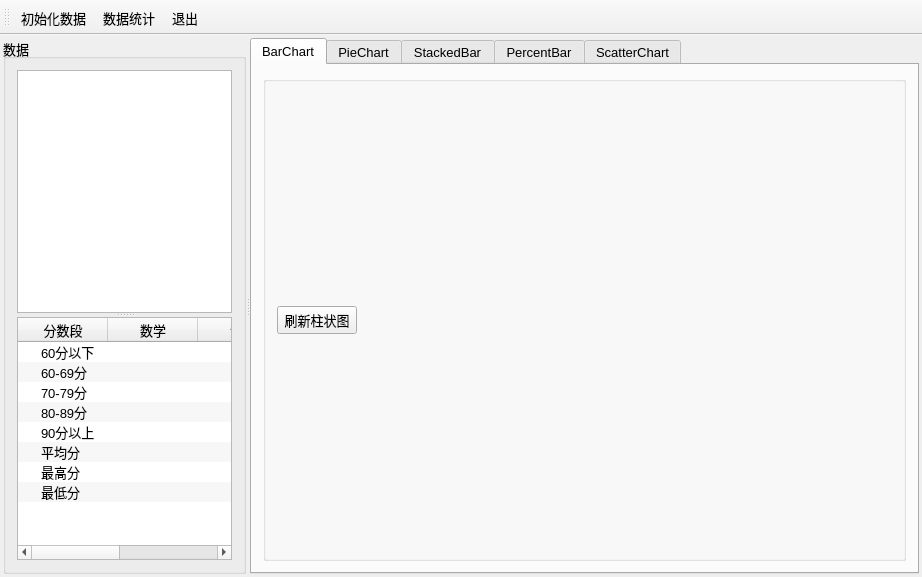
<?xml version="1.0" encoding="UTF-8"?>
<ui version="4.0">
 <class>MainWindow</class>
 <widget class="QMainWindow" name="MainWindow">
  <property name="geometry">
   <rect>
    <x>0</x>
    <y>0</y>
    <width>922</width>
    <height>577</height>
   </rect>
  </property>
  <property name="font">
   <font>
    <pointsize>10</pointsize>
   </font>
  </property>
  <property name="windowTitle">
   <string>各种常见图表</string>
  </property>
  <widget class="QWidget" name="centralWidget">
   <layout class="QVBoxLayout" name="verticalLayout_2">
    <property name="spacing">
     <number>3</number>
    </property>
    <property name="leftMargin">
     <number>3</number>
    </property>
    <property name="topMargin">
     <number>3</number>
    </property>
    <property name="rightMargin">
     <number>3</number>
    </property>
    <property name="bottomMargin">
     <number>3</number>
    </property>
    <item>
     <widget class="QSplitter" name="splitter">
      <property name="orientation">
       <enum>Qt::Horizontal</enum>
      </property>
      <widget class="QGroupBox" name="groupBox">
       <property name="title">
        <string>数据</string>
       </property>
       <layout class="QVBoxLayout" name="verticalLayout">
        <item>
         <widget class="QSplitter" name="splitter_2">
          <property name="orientation">
           <enum>Qt::Vertical</enum>
          </property>
          <widget class="QTableView" name="tableView">
           <property name="font">
            <font>
             <pointsize>10</pointsize>
            </font>
           </property>
           <attribute name="horizontalHeaderDefaultSectionSize">
            <number>80</number>
           </attribute>
          </widget>
          <widget class="QTreeWidget" name="treeWidget">
           <property name="maximumSize">
            <size>
             <width>16777215</width>
             <height>300</height>
            </size>
           </property>
           <property name="font">
            <font>
             <pointsize>10</pointsize>
            </font>
           </property>
           <property name="editTriggers">
            <set>QAbstractItemView::NoEditTriggers</set>
           </property>
           <property name="alternatingRowColors">
            <bool>true</bool>
           </property>
           <attribute name="headerDefaultSectionSize">
            <number>90</number>
           </attribute>
           <attribute name="headerMinimumSectionSize">
            <number>20</number>
           </attribute>
           <attribute name="headerShowSortIndicator" stdset="0">
            <bool>false</bool>
           </attribute>
           <column>
            <property name="text">
             <string>分数段</string>
            </property>
            <property name="textAlignment">
             <set>AlignCenter</set>
            </property>
           </column>
           <column>
            <property name="text">
             <string>数学</string>
            </property>
            <property name="textAlignment">
             <set>AlignCenter</set>
            </property>
           </column>
           <column>
            <property name="text">
             <string>语文</string>
            </property>
            <property name="textAlignment">
             <set>AlignCenter</set>
            </property>
           </column>
           <column>
            <property name="text">
             <string>英语</string>
            </property>
            <property name="textAlignment">
             <set>AlignCenter</set>
            </property>
           </column>
           <column>
            <property name="text">
             <string>平均分</string>
            </property>
            <property name="textAlignment">
             <set>AlignCenter</set>
            </property>
           </column>
           <item>
            <property name="text">
             <string>60分以下</string>
            </property>
            <property name="textAlignment">
             <set>AlignCenter</set>
            </property>
            <property name="text">
             <string/>
            </property>
            <property name="textAlignment">
             <set>AlignCenter</set>
            </property>
            <property name="text">
             <string/>
            </property>
           </item>
           <item>
            <property name="text">
             <string>60-69分</string>
            </property>
            <property name="textAlignment">
             <set>AlignCenter</set>
            </property>
            <property name="text">
             <string/>
            </property>
            <property name="textAlignment">
             <set>AlignCenter</set>
            </property>
            <property name="text">
             <string/>
            </property>
           </item>
           <item>
            <property name="text">
             <string>70-79分</string>
            </property>
            <property name="textAlignment">
             <set>AlignCenter</set>
            </property>
            <property name="text">
             <string/>
            </property>
            <property name="text">
             <string/>
            </property>
           </item>
           <item>
            <property name="text">
             <string>80-89分</string>
            </property>
            <property name="textAlignment">
             <set>AlignCenter</set>
            </property>
            <property name="text">
             <string/>
            </property>
            <property name="textAlignment">
             <set>AlignCenter</set>
            </property>
            <property name="text">
             <string/>
            </property>
           </item>
           <item>
            <property name="text">
             <string>90分以上</string>
            </property>
            <property name="textAlignment">
             <set>AlignCenter</set>
            </property>
            <property name="text">
             <string/>
            </property>
            <property name="text">
             <string/>
            </property>
           </item>
           <item>
            <property name="text">
             <string>平均分</string>
            </property>
            <property name="textAlignment">
             <set>AlignCenter</set>
            </property>
            <property name="text">
             <string/>
            </property>
            <property name="text">
             <string/>
            </property>
           </item>
           <item>
            <property name="text">
             <string>最高分</string>
            </property>
            <property name="textAlignment">
             <set>AlignCenter</set>
            </property>
            <property name="text">
             <string/>
            </property>
            <property name="text">
             <string/>
            </property>
           </item>
           <item>
            <property name="text">
             <string>最低分</string>
            </property>
            <property name="textAlignment">
             <set>AlignCenter</set>
            </property>
            <property name="text">
             <string/>
            </property>
            <property name="text">
             <string/>
            </property>
           </item>
          </widget>
         </widget>
        </item>
       </layout>
      </widget>
      <widget class="QTabWidget" name="tabWidget">
       <property name="currentIndex">
        <number>0</number>
       </property>
       <widget class="QWidget" name="tab">
        <attribute name="icon">
         <iconset>
          <normaloff>:/images/images/3.ico</normaloff>:/images/images/3.ico</iconset>
        </attribute>
        <attribute name="title">
         <string>BarChart</string>
        </attribute>
        <layout class="QVBoxLayout" name="verticalLayout_3">
         <item>
          <widget class="QGroupBox" name="groupBox_2">
           <property name="title">
            <string/>
           </property>
           <layout class="QHBoxLayout" name="horizontalLayout">
            <property name="topMargin">
             <number>2</number>
            </property>
            <property name="bottomMargin">
             <number>2</number>
            </property>
            <item>
             <widget class="QPushButton" name="btnBuildBarChart">
              <property name="text">
               <string>刷新柱状图</string>
              </property>
             </widget>
            </item>
            <item>
             <spacer name="horizontalSpacer_2">
              <property name="orientation">
               <enum>Qt::Horizontal</enum>
              </property>
              <property name="sizeHint" stdset="0">
               <size>
                <width>40</width>
                <height>20</height>
               </size>
              </property>
             </spacer>
            </item>
           </layout>
          </widget>
         </item>
        </layout>
       </widget>
       <widget class="QWidget" name="tab_2">
        <attribute name="icon">
         <iconset>
          <normaloff>:/images/images/43.ico</normaloff>:/images/images/43.ico</iconset>
        </attribute>
        <attribute name="title">
         <string>PieChart</string>
        </attribute>
        <layout class="QVBoxLayout" name="verticalLayout_4">
         <item>
          <widget class="QGroupBox" name="groupBox_3">
           <property name="title">
            <string/>
           </property>
           <layout class="QHBoxLayout" name="horizontalLayout_2">
            <property name="topMargin">
             <number>2</number>
            </property>
            <property name="bottomMargin">
             <number>2</number>
            </property>
            <item>
             <widget class="QLabel" name="label">
              <property name="text">
               <string>分析数据</string>
              </property>
              <property name="alignment">
               <set>Qt::AlignRight|Qt::AlignTrailing|Qt::AlignVCenter</set>
              </property>
             </widget>
            </item>
            <item>
             <widget class="QComboBox" name="cBoxCourse">
              <item>
               <property name="text">
                <string>数学</string>
               </property>
              </item>
              <item>
               <property name="text">
                <string>语文</string>
               </property>
              </item>
              <item>
               <property name="text">
                <string>英语</string>
               </property>
              </item>
              <item>
               <property name="text">
                <string>平均分</string>
               </property>
              </item>
             </widget>
            </item>
            <item>
             <widget class="QPushButton" name="btnDrawPieChart">
              <property name="text">
               <string>刷新饼图</string>
              </property>
             </widget>
            </item>
            <item>
             <widget class="QLabel" name="label_2">
              <property name="text">
               <string>HoleSize</string>
              </property>
             </widget>
            </item>
            <item>
             <widget class="QDoubleSpinBox" name="spinHoleSize">
              <property name="decimals">
               <number>2</number>
              </property>
              <property name="maximum">
               <double>1.000000000000000</double>
              </property>
              <property name="singleStep">
               <double>0.100000000000000</double>
              </property>
             </widget>
            </item>
            <item>
             <widget class="QLabel" name="label_3">
              <property name="text">
               <string>PieSize</string>
              </property>
             </widget>
            </item>
            <item>
             <widget class="QDoubleSpinBox" name="spinPieSize">
              <property name="maximum">
               <double>1.000000000000000</double>
              </property>
              <property name="singleStep">
               <double>0.100000000000000</double>
              </property>
              <property name="value">
               <double>0.700000000000000</double>
              </property>
             </widget>
            </item>
            <item>
             <widget class="QLabel" name="label_4">
              <property name="text">
               <string>主题</string>
              </property>
             </widget>
            </item>
            <item>
             <widget class="QComboBox" name="cBoxTheme">
              <item>
               <property name="text">
                <string>Light</string>
               </property>
              </item>
              <item>
               <property name="text">
                <string>BlueCerulean</string>
               </property>
              </item>
              <item>
               <property name="text">
                <string>Dark</string>
               </property>
              </item>
              <item>
               <property name="text">
                <string>BrownSand</string>
               </property>
              </item>
              <item>
               <property name="text">
                <string>BlueNcs</string>
               </property>
              </item>
              <item>
               <property name="text">
                <string>HighContrast</string>
               </property>
              </item>
              <item>
               <property name="text">
                <string>BlueIcy</string>
               </property>
              </item>
              <item>
               <property name="text">
                <string>Qt</string>
               </property>
              </item>
             </widget>
            </item>
            <item>
             <spacer name="horizontalSpacer">
              <property name="orientation">
               <enum>Qt::Horizontal</enum>
              </property>
              <property name="sizeHint" stdset="0">
               <size>
                <width>113</width>
                <height>20</height>
               </size>
              </property>
             </spacer>
            </item>
           </layout>
          </widget>
         </item>
         <item>
          <widget class="QChartView" name="chartViewPie"/>
         </item>
        </layout>
       </widget>
       <widget class="QWidget" name="tab_3">
        <attribute name="icon">
         <iconset>
          <normaloff>:/images/images/281.GIF</normaloff>:/images/images/281.GIF</iconset>
        </attribute>
        <attribute name="title">
         <string>StackedBar</string>
        </attribute>
        <layout class="QVBoxLayout" name="verticalLayout_5">
         <item>
          <widget class="QGroupBox" name="groupBox_4">
           <property name="title">
            <string/>
           </property>
           <layout class="QHBoxLayout" name="horizontalLayout_3">
            <property name="topMargin">
             <number>2</number>
            </property>
            <property name="bottomMargin">
             <number>2</number>
            </property>
            <item>
             <widget class="QPushButton" name="btnBuildStackedBar">
              <property name="text">
               <string>刷新堆叠柱状图</string>
              </property>
             </widget>
            </item>
            <item>
             <spacer name="horizontalSpacer_3">
              <property name="orientation">
               <enum>Qt::Horizontal</enum>
              </property>
              <property name="sizeHint" stdset="0">
               <size>
                <width>587</width>
                <height>20</height>
               </size>
              </property>
             </spacer>
            </item>
           </layout>
          </widget>
         </item>
         <item>
          <widget class="QChartView" name="chartViewStackedBar"/>
         </item>
        </layout>
       </widget>
       <widget class="QWidget" name="tab_5">
        <attribute name="icon">
         <iconset>
          <normaloff>:/images/images/f4.ico</normaloff>:/images/images/f4.ico</iconset>
        </attribute>
        <attribute name="title">
         <string>PercentBar</string>
        </attribute>
        <layout class="QVBoxLayout" name="verticalLayout_6">
         <item>
          <widget class="QGroupBox" name="groupBox_5">
           <property name="title">
            <string/>
           </property>
           <layout class="QHBoxLayout" name="horizontalLayout_4">
            <property name="topMargin">
             <number>2</number>
            </property>
            <property name="bottomMargin">
             <number>2</number>
            </property>
            <item>
             <widget class="QPushButton" name="btnPercentBar">
              <property name="text">
               <string>刷新百分比柱状图</string>
              </property>
             </widget>
            </item>
            <item>
             <spacer name="horizontalSpacer_4">
              <property name="orientation">
               <enum>Qt::Horizontal</enum>
              </property>
              <property name="sizeHint" stdset="0">
               <size>
                <width>587</width>
                <height>20</height>
               </size>
              </property>
             </spacer>
            </item>
           </layout>
          </widget>
         </item>
         <item>
          <widget class="QChartView" name="chartViewPercentBar"/>
         </item>
        </layout>
       </widget>
       <widget class="QWidget" name="tab_4">
        <attribute name="icon">
         <iconset>
          <normaloff>:/images/images/017.GIF</normaloff>:/images/images/017.GIF</iconset>
        </attribute>
        <attribute name="title">
         <string>ScatterChart</string>
        </attribute>
        <layout class="QVBoxLayout" name="verticalLayout_7">
         <item>
          <widget class="QGroupBox" name="groupBox_6">
           <property name="title">
            <string/>
           </property>
           <layout class="QHBoxLayout" name="horizontalLayout_5">
            <property name="topMargin">
             <number>2</number>
            </property>
            <property name="bottomMargin">
             <number>2</number>
            </property>
            <item>
             <widget class="QPushButton" name="btnScatter">
              <property name="text">
               <string>刷新图表</string>
              </property>
             </widget>
            </item>
            <item>
             <spacer name="horizontalSpacer_5">
              <property name="orientation">
               <enum>Qt::Horizontal</enum>
              </property>
              <property name="sizeHint" stdset="0">
               <size>
                <width>646</width>
                <height>20</height>
               </size>
              </property>
             </spacer>
            </item>
           </layout>
          </widget>
         </item>
         <item>
          <widget class="QChartView" name="chartViewScatter"/>
         </item>
        </layout>
       </widget>
      </widget>
     </widget>
    </item>
   </layout>
  </widget>
  <widget class="QMenuBar" name="menuBar">
   <property name="geometry">
    <rect>
     <x>0</x>
     <y>0</y>
     <width>922</width>
     <height>22</height>
    </rect>
   </property>
  </widget>
  <widget class="QToolBar" name="mainToolBar">
   <property name="toolButtonStyle">
    <enum>Qt::ToolButtonTextUnderIcon</enum>
   </property>
   <attribute name="toolBarArea">
    <enum>TopToolBarArea</enum>
   </attribute>
   <attribute name="toolBarBreak">
    <bool>false</bool>
   </attribute>
   <addaction name="actGenData"/>
   <addaction name="actTongJi"/>
   <addaction name="actQuit"/>
  </widget>
  <action name="actTongJi">
   <property name="icon">
    <iconset>
     <normaloff>:/images/images/216.GIF</normaloff>:/images/images/216.GIF</iconset>
   </property>
   <property name="text">
    <string>数据统计</string>
   </property>
   <property name="toolTip">
    <string>数据统计</string>
   </property>
  </action>
  <action name="actQuit">
   <property name="icon">
    <iconset>
     <normaloff>:/images/images/132.bmp</normaloff>:/images/images/132.bmp</iconset>
   </property>
   <property name="text">
    <string>退出</string>
   </property>
   <property name="toolTip">
    <string>退出</string>
   </property>
  </action>
  <action name="actGenData">
   <property name="icon">
    <iconset>
     <normaloff>:/images/images/828.bmp</normaloff>:/images/images/828.bmp</iconset>
   </property>
   <property name="text">
    <string>初始化数据</string>
   </property>
   <property name="toolTip">
    <string>随机初始化数据</string>
   </property>
  </action>
 </widget>
 <layoutdefault spacing="6" margin="11"/>
 <customwidgets>
  <customwidget>
   <class>QChartView</class>
   <extends>QGraphicsView</extends>
   <header>qchartview.h</header>
  </customwidget>
 </customwidgets>
 <resources/>
 <connections>
  <connection>
   <sender>actQuit</sender>
   <signal>triggered()</signal>
   <receiver>MainWindow</receiver>
   <slot>close()</slot>
   <hints>
    <hint type="sourcelabel">
     <x>-1</x>
     <y>-1</y>
    </hint>
    <hint type="destinationlabel">
     <x>537</x>
     <y>362</y>
    </hint>
   </hints>
  </connection>
 </connections>
</ui>
